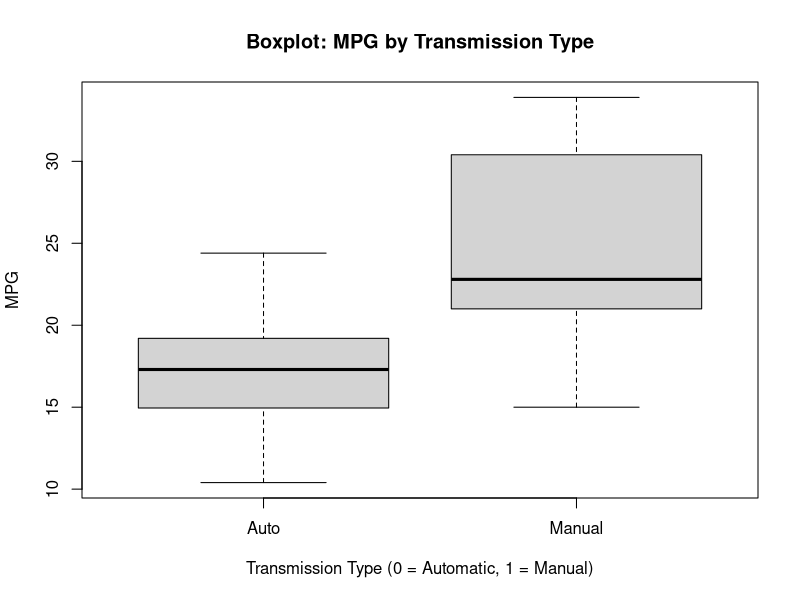
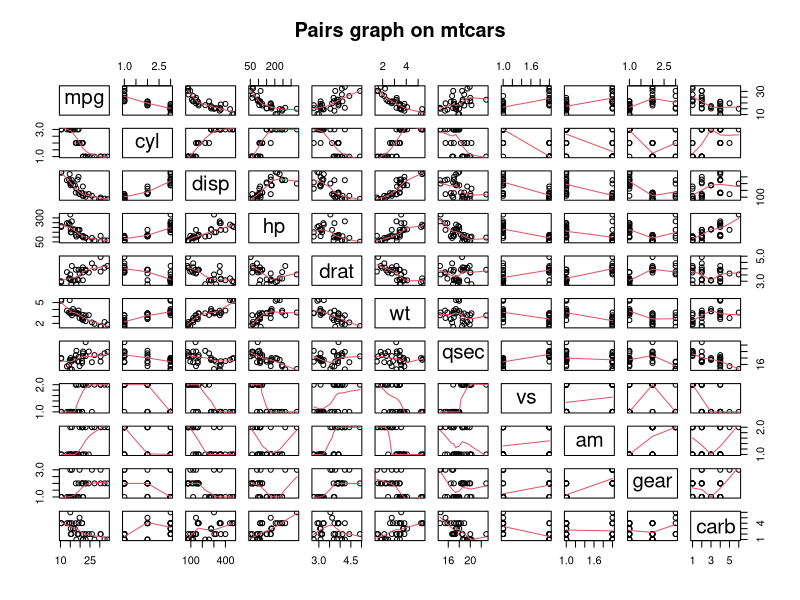
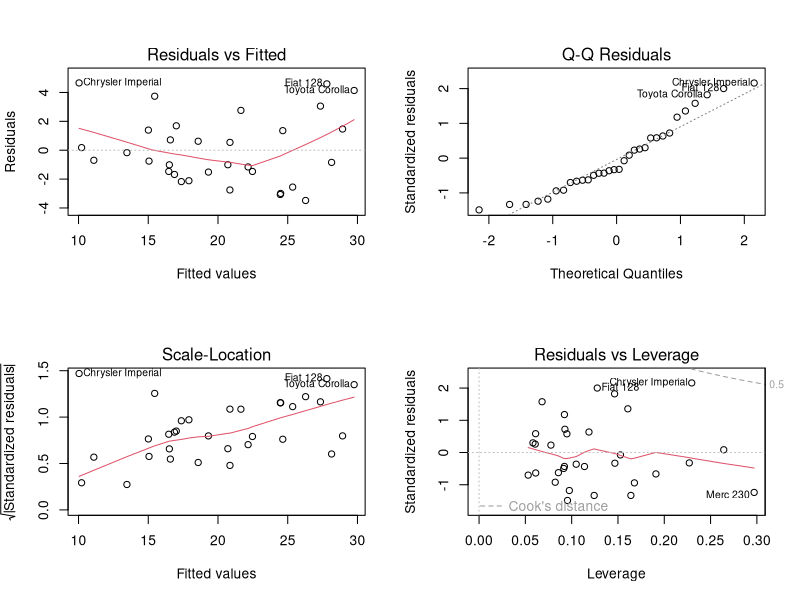

These charts were generated, in order, by the following R code:
## ---- chunk 1
knitr::opts_chunk$set(echo = TRUE)
## ---- chunk 2
library(ggplot2)
data(mtcars) # loading the data
head(mtcars, n=5) # first look at the data 
dim(mtcars) # dimensions are 32 records by 11 variables
class <- as.data.frame(sapply(mtcars, function(x) class(x)))
class$unique <- sapply(mtcars, function(x) length(unique(x))); class
mtcars$cyl <- as.factor(mtcars$cyl); mtcars$vs <- as.factor(mtcars$vs)
mtcars$am <- factor(mtcars$am); mtcars$gear <- factor(mtcars$gear)
mtcars$carb <- factor(mtcars$carb); class[class$unique < 10,]
levels(mtcars$am) <- c("Auto", "Manual") # for easier analysis
## ---- chunk 3
ttest_MPG_AM <- t.test(mtcars$mpg ~ mtcars$am)
ttest_MPG_AM$p.value
## ---- chunk 4
fit_MPG_AM <- lm(mpg ~ am, mtcars)
summary(fit_MPG_AM)$coef
summary(fit_MPG_AM)$r.squared
## ---- chunk 5
fit_MPG_all <- lm(mpg ~ ., mtcars)
summary(fit_MPG_all)
## ---- chunk 6
fit_step <- step(fit_MPG_all,direction="both",trace=FALSE)
summary(fit_step)
## ---- chunk 7
fit_best <- lm(mpg ~ wt + qsec + am, data = mtcars)
summary(fit_best)$coef
## ---- chunk 8
  boxplot(mtcars$mpg ~ mtcars$am, 
          xlab="Transmission Type (0 = Automatic, 1 = Manual)", 
          ylab="MPG",
          main="Boxplot: MPG by Transmission Type")
## ---- chunk 9
pairs(mtcars, panel = panel.smooth, main = "Pairs graph on mtcars")
## ---- chunk 10
par(mfrow = c(2, 2))
plot(fit_best)
